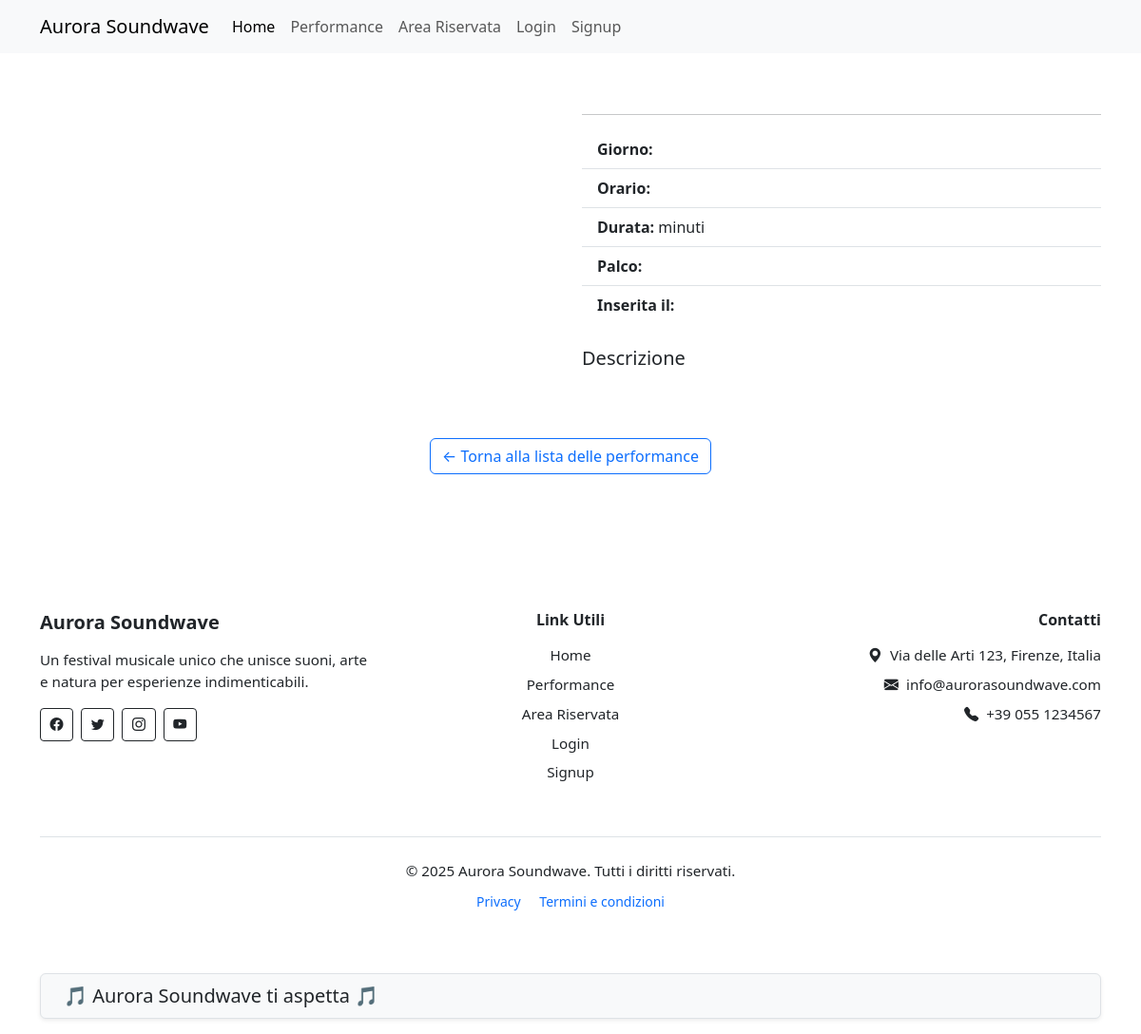
The page /performances/20 on the database as committed earlier.
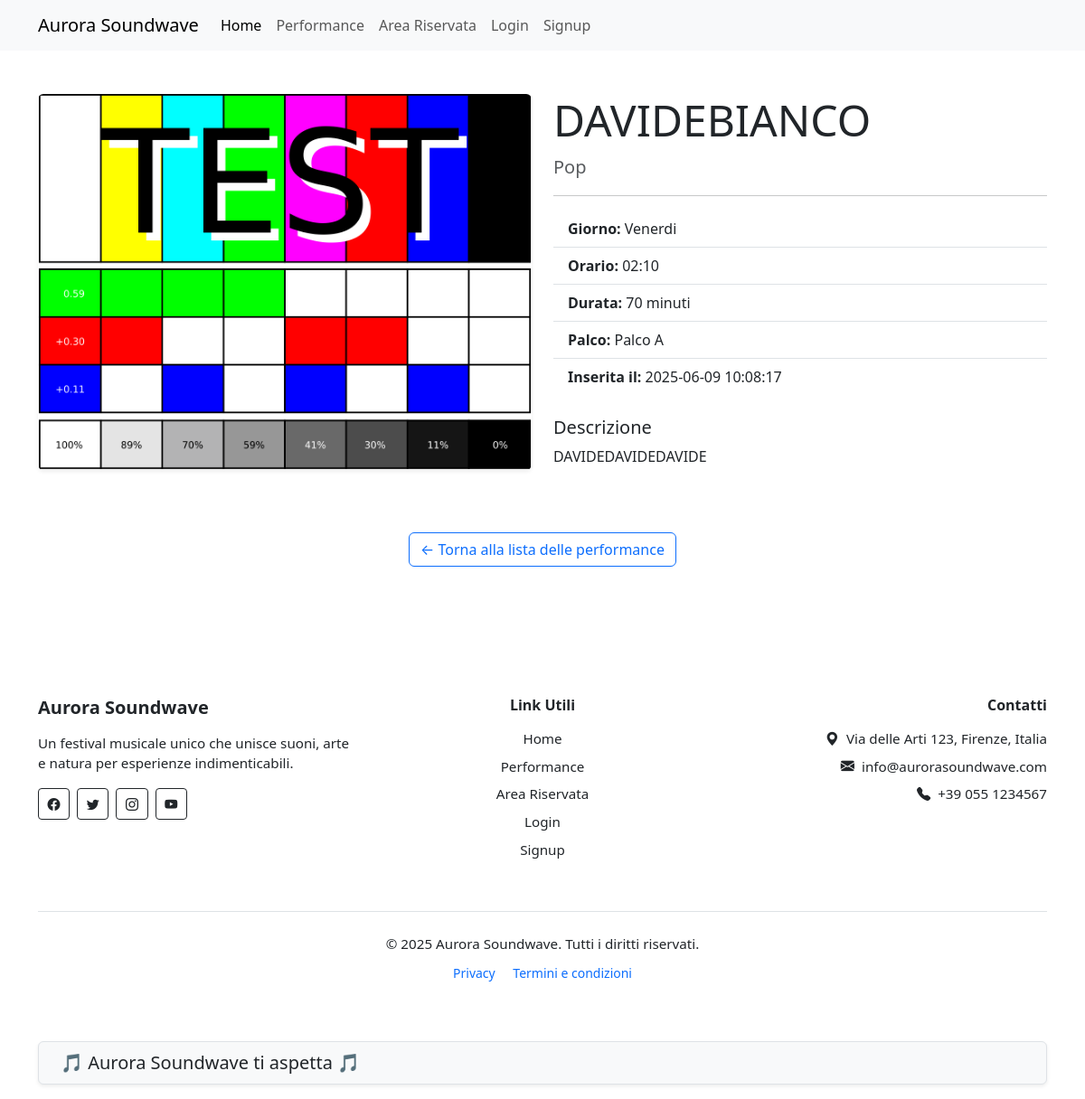
The same page on the database as committed later.
### tables this page shows
CREATE TABLE performances(
    id INTEGER PRIMARY KEY AUTOINCREMENT,
    nome_artista TEXT UNIQUE NOT NULL,
    giorno TEXT CHECK(giorno IN('Venerdi','Sabato','Domenica')) NOT NULL,
    orario TEXT NOT NULL,
    durata INTEGER NOT NULL,
    descrizione TEXT NOT NULL,
    palco TEXT CHECK(palco IN('Palco A','Palco B','Palco C')) NOT NULL,
    genere TEXT NOT NULL,
    immagine TEXT NOT NULL,
    pubblicato INTEGER DEFAULT 0,
    id_organizzatore INTEGER NOT NULL,
    data_inserimento TIMESTAMP DEFAULT CURRENT_TIMESTAMP,
    FOREIGN KEY (id_organizzatore) REFERENCES utenti(id)
);

### routes/public_routes.py (the view)
@public_bp.route("/performances/<int:id>")
def performance(id):
    perf = performances_dao.get_performance_by_id(id)
    return render_template("public/performance.html", performance=perf)

### dao/performances_dao.py (called while the page is built)
def get_db_connection():
    conn = sqlite3.connect("festival.db")
    conn.row_factory = sqlite3.Row
    return conn

def get_performance_by_id(id):
    try:
        sql = """
        SELECT * FROM performances
        WHERE pubblicato = 1
        AND id = ?
        """
        with get_db_connection() as conn:
            cursor = conn.cursor()
            cursor.execute(sql, (id,))
            perf = cursor.fetchone()
            cursor.close()
        return perf
    except sqlite3.Error as e:
        logging.error(f"get_ultime_performances_pubblicate: {e}")
        return None

### templates/public/performance.html (shortened to what this page needs)
{% extends "base.html" %}  {% block content %}
<div class="container py-5">
  <div class="row">
    <div class="col-lg-6">
      <img
        src="{{ performance.immagine }}"
        alt="{{ performance.nome_artista }}"
        class="img-fluid rounded shadow-sm"
      />
    </div>
    <div class="col-lg-6">
      <h1 class="display-5">{{ performance.nome_artista }}</h1>
      <p class="lead text-muted">{{ performance.genere }}</p>
      <hr />
      <ul class="list-group list-group-flush mb-4">
        <li class="list-group-item">
          <strong>Giorno:</strong> {{ performance.giorno }}
        </li>
        <li class="list-group-item">
          <strong>Orario:</strong> {{ performance.orario }}
        </li>
        <li class="list-group-item">
          <strong>Durata:</strong> {{ performance.durata }} minuti
        </li>
        <li class="list-group-item">
          <strong>Palco:</strong> {{ performance.palco }}
        </li>
        <li class="list-group-item">
          <strong>Inserita il:</strong> {{ performance.data_inserimento }}
        </li>
      </ul>
      <div class="mb-4">
        <h5>Descrizione</h5>
        <p class="text-justify">{{ performance.descrizione }}</p>
      </div>
    </div>
  </div>
  <div class="mt-5 text-center">
    <a
      href="{{ url_for('public.performances') }}"
      class="btn btn-outline-primary"
    >
      ← Torna alla lista delle performance
    </a>
  </div>
</div>
{% endblock %}

Rows that differ between the two databases and show on the page:
added performances: immagine (picture), nome_artista "DAVIDEBIANCO", genere "Pop", giorno "Venerdi", orario "02:10", durata "70", palco "Palco A", data_inserimento "2025-06-09 10:08:17", descrizione "DAVIDEDAVIDEDAVIDE"
